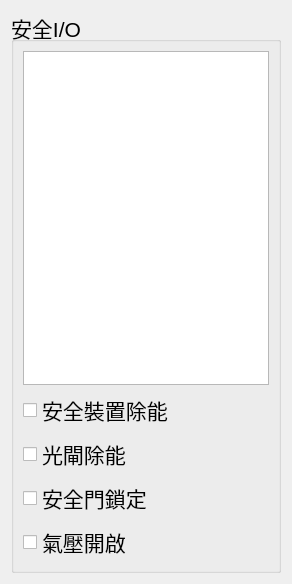
<?xml version="1.0" encoding="UTF-8"?>
<ui version="4.0">
 <class>FrontSafetyPanel</class>
 <widget class="QWidget" name="FrontSafetyPanel">
  <property name="geometry">
   <rect>
    <x>0</x>
    <y>0</y>
    <width>292</width>
    <height>584</height>
   </rect>
  </property>
  <property name="sizePolicy">
   <sizepolicy hsizetype="Preferred" vsizetype="Preferred">
    <horstretch>0</horstretch>
    <verstretch>0</verstretch>
   </sizepolicy>
  </property>
  <property name="font">
   <font>
    <pointsize>16</pointsize>
   </font>
  </property>
  <property name="windowTitle">
   <string>Form</string>
  </property>
  <layout class="QGridLayout" name="gridLayout_2">
   <item row="0" column="0">
    <widget class="QGroupBox" name="groupBox">
     <property name="title">
      <string>安全I/O</string>
     </property>
     <layout class="QGridLayout" name="gridLayout">
      <item row="0" column="0">
       <layout class="QGridLayout" name="gridLayout_3">
        <item row="0" column="0">
         <widget class="QTableView" name="tableViewMonitor">
          <attribute name="horizontalHeaderVisible">
           <bool>false</bool>
          </attribute>
          <attribute name="verticalHeaderVisible">
           <bool>false</bool>
          </attribute>
         </widget>
        </item>
        <item row="1" column="0">
         <widget class="QCheckBox" name="checkBoxInterlockBypass">
          <property name="text">
           <string>安全裝置除能</string>
          </property>
         </widget>
        </item>
        <item row="2" column="0">
         <widget class="QCheckBox" name="checkBoxLightgateBypass">
          <property name="text">
           <string>光閘除能</string>
          </property>
         </widget>
        </item>
        <item row="3" column="0">
         <widget class="QCheckBox" name="checkBoxSolenoid">
          <property name="text">
           <string>安全門鎖定</string>
          </property>
         </widget>
        </item>
        <item row="4" column="0">
         <widget class="QCheckBox" name="checkBoxAirChoke">
          <property name="text">
           <string>氣壓開啟</string>
          </property>
         </widget>
        </item>
       </layout>
      </item>
     </layout>
    </widget>
   </item>
  </layout>
 </widget>
 <resources/>
 <connections/>
</ui>
